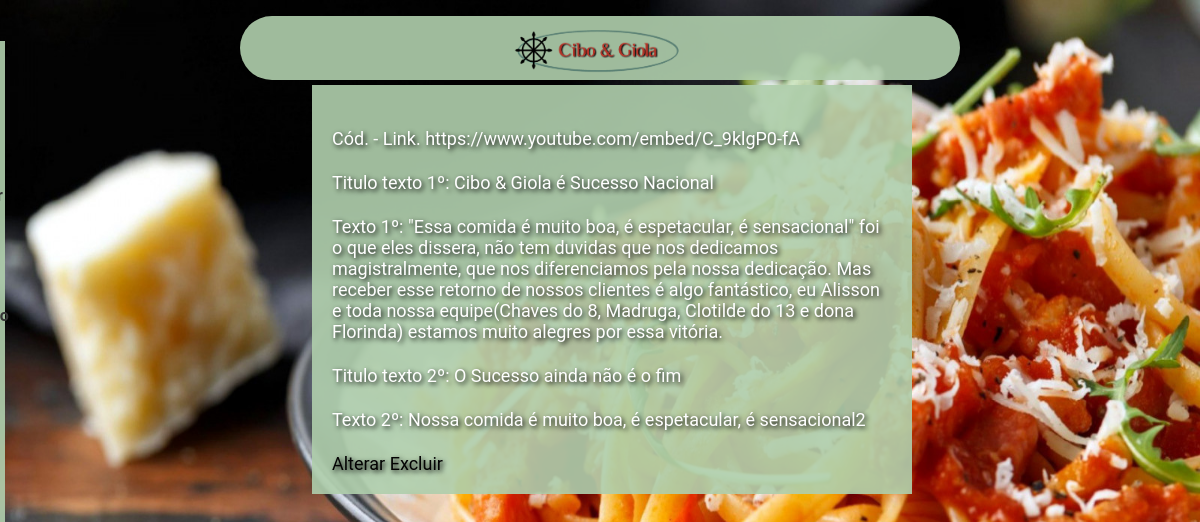
The app's page /CiboGiola/pages/inicio.php (signed in) with its own data.
### tables this page shows
CREATE TABLE IF NOT EXISTS `tb_funcionalidades` (
  `cod` int NOT NULL AUTO_INCREMENT,
  `link` varchar(200) NOT NULL,
  `titulotexto1` varchar(150) NOT NULL,
  `texto1` varchar(1500) NOT NULL,
  `titulotexto2` varchar(150) NOT NULL,
  `texto2` varchar(1500) NOT NULL,
  PRIMARY KEY (`cod`)
);

### CiboGiola/pages/inicio.php (the view, shortened to what this page needs)
<!DOCTYPE html>
<html lang="en">
<head>
     <link rel="stylesheet" href="..\style\styleIntranet.css">
</head>
<body>
    <?php include('barraLateral.php') ?>
    <?php
     require('connect.php');
     $funcionalidade = mysqli_query($con, "Select * from `tb_funcionalidades`");
        while($funcionalidades = mysqli_fetch_array($funcionalidade)){
        echo "<div class=formulario>";
         echo "<div class=dados>";
        echo "<p> Cód. $funcionalidades[id]  - Link.  $funcionalidades[link]</p>";
        echo "<p> Titulo texto 1º: $funcionalidades[titulotexto1] </p>";
        echo "<p> Texto 1º: $funcionalidades[texto1]</p>";
        echo "<p> Titulo texto 2º: $funcionalidades[titulotexto2] </p>";
        echo "<p> Texto 2º: $funcionalidades[texto2]</p>";
        echo "<div class=alterarExcluir>";
        echo "<p> <a href =alterInicio.php?cod=$funcionalidades[id]>Alterar</a>
             <a href =javascript:confirmar($funcionalidades[id])>Excluir</a></p>";
        echo "</div>";
        echo "</div>";
        echo "</div>";
    }
    ?>
</body>
</html>

### CiboGiola/style/styleIntranet.css (style rules this page uses)
* { margin: 0; padding: 0; box-sizing: border-box; }
h1, h2, h3, p, a, li, ul, button, label { font-family: 'Roboto', sans-serif; }
body { background-image: url("../Imgs/fundoMacarrao.jpg"); background-repeat: no-repeat; background-size: 100vw 100vh; background-position: top; background-attachment: fixed; }
a { text-decoration: none; }
p { margin-top: 23px; color: white; font-size: large; }

### CiboGiola/style/barraLateral.css (style rules this page uses)
* { margin: 0; padding: 0; font-family: 'Verdana', 'sans-serif'; box-sizing: border-box; }
h1, h2, h3, p, a, li, ul, button, label { font-family: 'Roboto', sans-serif; }
p>a { text-decoration: none; color: rgb(3, 3, 3); }
p { margin-top: 23px; color: white; text-shadow: 2px 2px 5px black; font-size: large; }
.formulario { margin-left: 30px; margin-top: 5px; background-color: rgba(175, 206, 172, 0.911); width: 50%; padding: 20px; margin-left: 26%; }

### records on screen
tb_funcionalidades: link "https://www.youtube.com/embed/C_9klgP0-fA", titulotexto1 "Cibo & Giola é Sucesso Nacional", texto1 "\"Essa comida é muito boa, é espetacular, é sensacional\" foi o que eles dissera, não tem duvidas que nos dedicamos magistralmente, que nos diferenciamos pela nossa dedicação. Mas receber esse retorno de nossos clientes é algo fantástico, eu Alisson e toda nossa equipe(Chaves do 8, Madruga, Clotilde do 13 e dona Florinda) estamos muito alegres por essa vitória.", titulotexto2 "O Sucesso ainda não é o fim", texto2 "Nossa comida é muito boa, é espetacular, é sensacional2"
